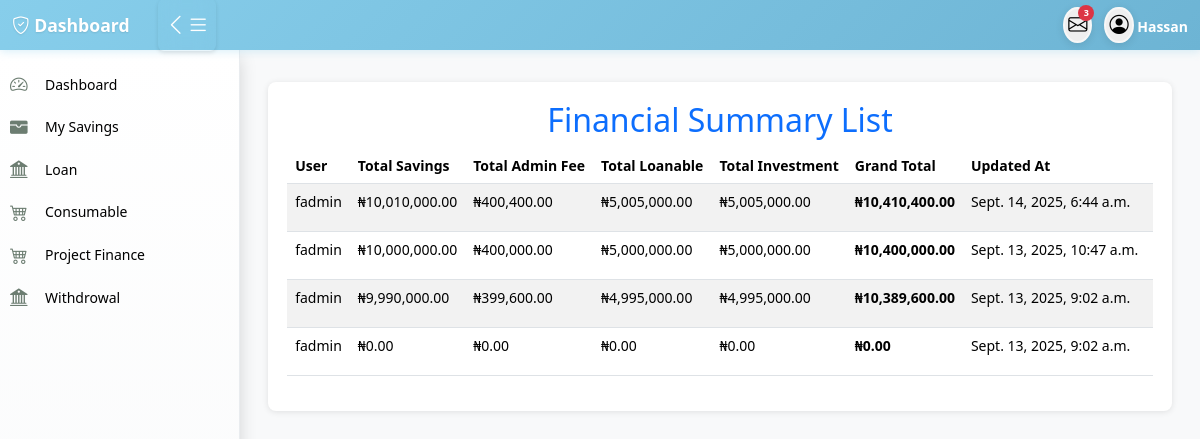
The app's page /financial_list/ (signed in), older data.
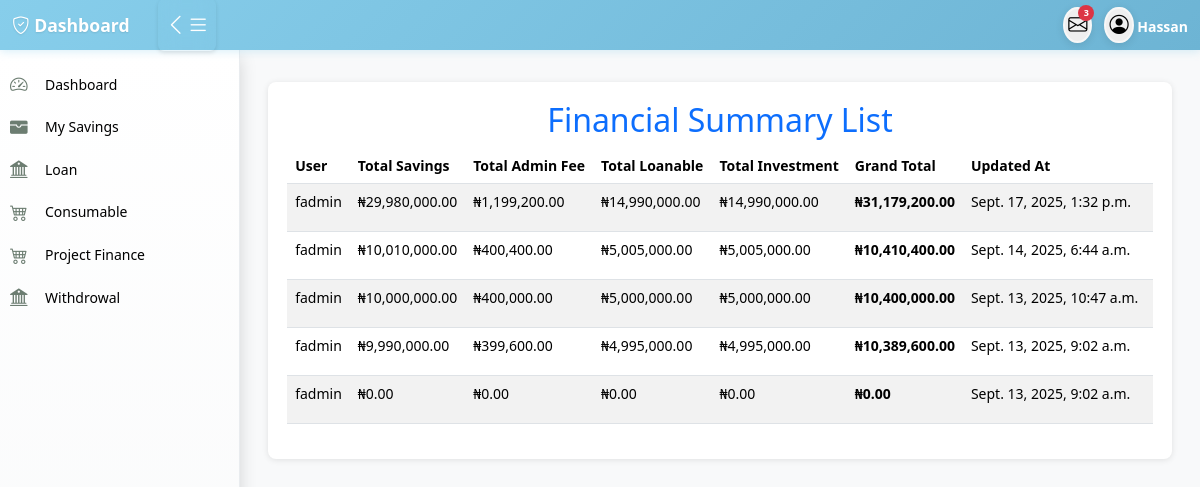
The same page, newer data.
### main/models.py (models this page shows, shortened)
class FinancialSummary(models.Model):
    user = models.ForeignKey(User,on_delete=models.CASCADE,related_name="financial_summaries")
    total_savings = models.DecimalField(max_digits=12, decimal_places=2, default=Decimal('0.00'))
    total_interest = models.DecimalField(max_digits=12, decimal_places=2, default=Decimal('0.00'))
    total_loanable = models.DecimalField(max_digits=12, decimal_places=2, default=Decimal('0.00'))
    total_investment = models.DecimalField(max_digits=12, decimal_places=2, default=Decimal('0.00'))
    grand_total = models.DecimalField(max_digits=15, decimal_places=2, default=Decimal('0.00'))
    created_at = models.DateTimeField(auto_now_add=True)
    updated_at = models.DateTimeField(auto_now=True)
    class Meta:
        verbose_name = "Financial Summary"
        verbose_name_plural = "Financial Summaries"
        ordering = ['-created_at']

### accounts/models.py (models this page shows, shortened)
class User(AbstractUser):
    first_name = models.CharField(max_length=100)
    last_name = models.CharField(max_length=100)
    other_name = models.CharField(max_length=100,blank=True,null=True)
    date_of_birth = models.DateField(blank=True,null=True)
    username = models.CharField(max_length=100, unique=True)
    savings = models.IntegerField(blank=True,null=True)
    account_type = models.CharField(max_length=100,blank=True,null=True)
    department = models.CharField(max_length=100)
    unit = models.CharField(max_length=100,blank=True,null=True)
    gender = models.ForeignKey(Gender, on_delete=models.CASCADE, blank=True, null=True)
    group = models.ForeignKey(UserGroup, on_delete=models.CASCADE, blank=True, null=True)
    marital_status = models.ForeignKey(MaritalStatus,on_delete=models.SET_NULL, null=True, blank=True)
    religion = models.ForeignKey(Religion, on_delete=models.SET_NULL, null=True, blank=True,)
    passport = models.ImageField(upload_to='passport', blank=True, null=True)
    phone1 = models.CharField(max_length=15,null=True, blank=True)
    phone2 = models.CharField(max_length=15, null=True, blank=True)
    email = models.EmailField(blank=True, null=True)
    member_number = models.CharField(max_length=100)

### main/views.py (the view)
# urls.py: path('financial_list/', views.list_financial_summaries, name='financial_list'),
def list_financial_summaries(request):
    summaries = FinancialSummary.objects.select_related('user').all()
    context = {'summaries': summaries}
    return render(request, 'main/summary_list.html', context)

### templates/main/summary_list.html (shortened to what this page needs)
{% extends 'base/base.html' %}
{% load humanize %}
{% block content %}
<div class="content-card">
    <h2 class="text-center text-primary">Financial Summary List</h2>
    <div class="table-responsive">
        <table class="table table-striped">
            <thead>
                <tr>
                    <th>User</th>
                    <th class="text-nowrap text-truncate" style="max-width: 230px;">Total Savings</th>
                    <th class="text-nowrap text-truncate" style="max-width: 230px;">Total Admin Fee</th>
                    <th class="text-nowrap text-truncate" style="max-width: 230px;">Total Loanable</th>
                    <th class="text-nowrap text-truncate" style="max-width: 230px;">Total Investment</th>
                    <th class="text-nowrap text-truncate" style="max-width: 230px;">Grand Total</th>
                    <th class="text-nowrap text-truncate" style="max-width: 230px;">Updated At</th>
                    <th>Action</th>
                </tr>
            </thead>
            <tbody>
                {% for summary in summaries %}
                <tr>
                    <td>{{ summary.user.first_name|default:"(No User)" }}</td>
                    <td>&#8358;{{ summary.total_savings|intcomma }}</td>
                    <td>&#8358;{{ summary.total_interest|intcomma }}</td>
                    <td>&#8358;{{ summary.total_loanable|intcomma }}</td>
                    <td>&#8358;{{ summary.total_investment|intcomma }}</td>
                    <td><strong>&#8358;{{ summary.grand_total|intcomma }}</strong></td>
                    <td class="text-nowrap text-truncate" style="max-width: 230px;">{{ summary.updated_at }}</td>
                    <td>
                    </td>
                </tr>
                {% empty %}
                <tr>
                    <td colspan="8">No financial summaries available.</td>
                </tr>
                {% endfor %}
            </tbody>
        </table>
    </div>
</div>
{% endblock content %}

Row changes from the older to the newer data that the page shows:
added FinancialSummary: user.first_name "fadmin", total_savings "29,980,000.00", total_interest "1,199,200.00", total_loanable "14,990,000.00", total_investment "14,990,000.00", grand_total "31,179,200.00", updated_at "Sept. 17, 2025, 1:32 p.m."
